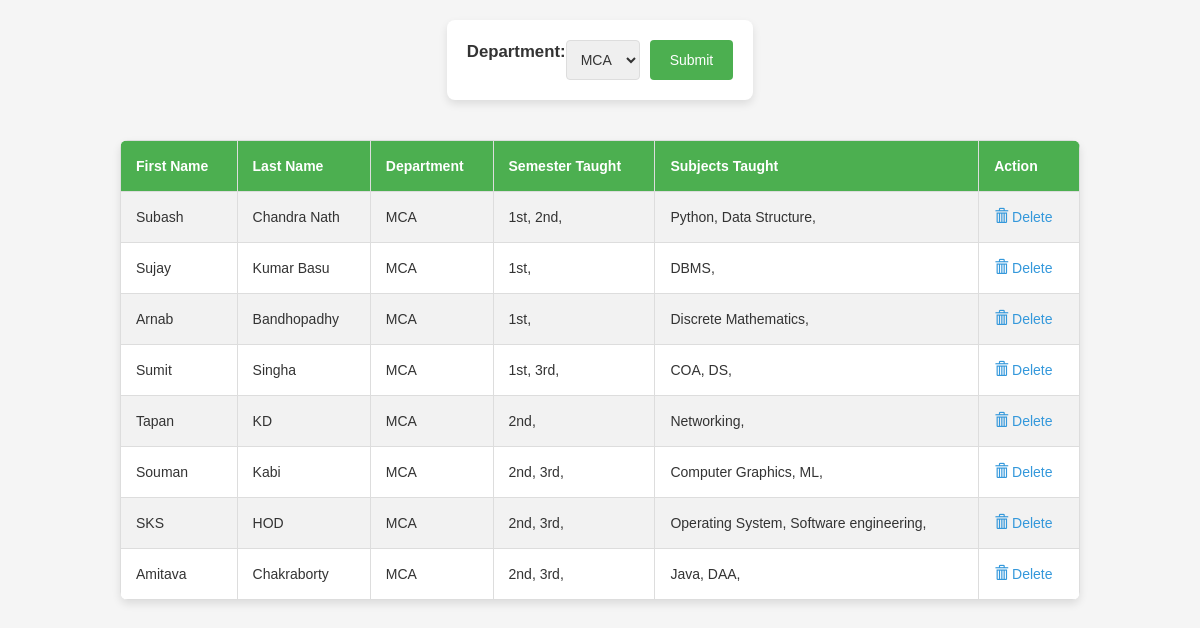
Screenshot of /TeacherList (signed in) with the database file from the repository.
### TestApp/models.py (models this page shows, shortened)
class Teacher(models.Model):
    user=models.OneToOneField(User,on_delete=models.CASCADE)
    first_name=models.CharField(max_length=50,null=False,default=None)
    last_name=models.CharField(max_length=50,null=False,default=None)
    department = models.ForeignKey(Department, on_delete=models.CASCADE)
    semester_taught=models.ManyToManyField(Semester)
    subject_taught=models.ManyToManyField(Subject)

class Department(models.Model):
    name=models.CharField(max_length=10,choices=dept,default="Select Department")
    def __str__(self):
        return self.name

class Semester(models.Model):
    semester=models.CharField(max_length=10,choices=sem,default='Select Semester')
    department=models.ForeignKey(Department,on_delete=models.CASCADE)

class Subject(models.Model):
    name=models.CharField(max_length=50,choices=sub,default='Select Subject')
    semester=models.ForeignKey(Semester,on_delete=models.CASCADE)

### TestApp/views.py (the view, shortened to what this page needs)
# urls.py: path('TeacherList',views.TeacherList,name='TeacherList'),
@login_required(login_url='adminlogin')
@user_passes_test(is_admin)
def TeacherList(request):
    departments=models.Department.objects.all()
    teachers=models.Teacher.objects.all()
    mydict={'department':departments,
            'teacher':teachers}
    return render(request,'TeacherList.html',context=mydict)

### TestApp/views.py (called while the page is built)
def is_admin(user):
    if (user is not None) and (user.is_staff):
        return True

### templates/TeacherList.html (shortened to what this page needs)
<!DOCTYPE html>
<html lang="en">
<head>
    <link rel="stylesheet" href="https://maxcdn.bootstrapcdn.com/bootstrap/3.3.6/css/bootstrap.min.css">
</head>
<body>
    <form method="post">
        <label for="id_dept_id">Department:  </label>
        <select name="dept_id" id="id_dept_id">
            {% for dept in department %}
                <option value="{{ dept.id }}">{{ dept.name }}</option>
            {% endfor %}
        </select>
        <input type="submit" value="Submit">
    </form>
    <table>
        <tr>
            <th>First Name</th>
            <th>Last Name</th>
            <th>Department</th>
            <th>Semester Taught</th>
            <th>Subjects Taught</th>
            <th>Action</th>
        </tr>
        {% for t in teacher %}
            <tr>
                <td>{{ t.first_name }}</td>
                <td>{{ t.last_name }}</td>
                <td>{{ t.department }}</td>
                <td>{% for sem in t.semester_taught.all %}{{ sem.semester }}, {% endfor %}</td>
                <td>{% for sub in t.subject_taught.all %}{{ sub.name }}, {% endfor %}</td>
                <td><a href="{% url "delete_teacher" t.id %}"><i class="glyphicon glyphicon-trash"></i> Delete</a></td>
            </tr>
        {% endfor %}
    </table>
</body>
</html>

### templates/TeacherList.html (style rules this page uses)
body { font-family: 'Arial', sans-serif; background-color: #f5f5f5; margin: 0; padding: 0; display: flex; flex-direction: column; align-items: center; }
form { margin: 20px; background-color: #fff; padding: 20px; border-radius: 8px; box-shadow: 0 4px 8px rgba(0, 0, 0, 0.1); display: flex; flex-wrap: wrap; justify-content: space-between; }
label { font-size: 1.2em; margin-bottom: 8px; color: #333; }
select { padding: 10px; margin-right: 10px; border: 1px solid #ddd; border-radius: 4px; flex: 1; max-width: 300px; }
input[type="submit"] { padding: 10px 20px; background-color: #4caf50; color: #fff; border: none; border-radius: 4px; cursor: pointer; }
table { width: 80%; border-collapse: collapse; margin-top: 20px; background-color: #fff; border-radius: 8px; box-shadow: 0 4px 8px rgba(0, 0, 0, 0.1); overflow: hidden; }
th, td { border: 1px solid #ddd; padding: 15px; text-align: left; }
th { background-color: #4caf50; color: #fff; }
tr:nth-child(even) { background-color: #f2f2f2; }
a { text-decoration: none; color: #3498db; transition: color 0.3s; }

### rows the page displays
Teacher: first_name "Subash", last_name "Chandra Nath", department "MCA"
Semester: semester "1st"
Semester: semester "2nd"
Subject: name "Python"
Subject: name "Data Structure"
Teacher: first_name "Sujay", last_name "Kumar Basu", department "MCA"
Subject: name "DBMS"
Teacher: first_name "Arnab", last_name "Bandhopadhy", department "MCA"
Subject: name "Discrete Mathematics"
Teacher: first_name "Sumit", last_name "Singha", department "MCA"
Semester: semester "3rd"
Subject: name "COA"
Subject: name "DS"
Teacher: first_name "Tapan", last_name "KD", department "MCA"
Subject: name "Networking"
Teacher: first_name "Souman", last_name "Kabi", department "MCA"
Subject: name "Computer Graphics"
Subject: name "ML"
Teacher: first_name "SKS", last_name "HOD", department "MCA"
Subject: name "Operating System"
Subject: name "Software engineering"
Teacher: first_name "Amitava", last_name "Chakraborty", department "MCA"
Subject: name "Java"
Subject: name "DAA"

### other values shown
form field dept_id "MCA"
